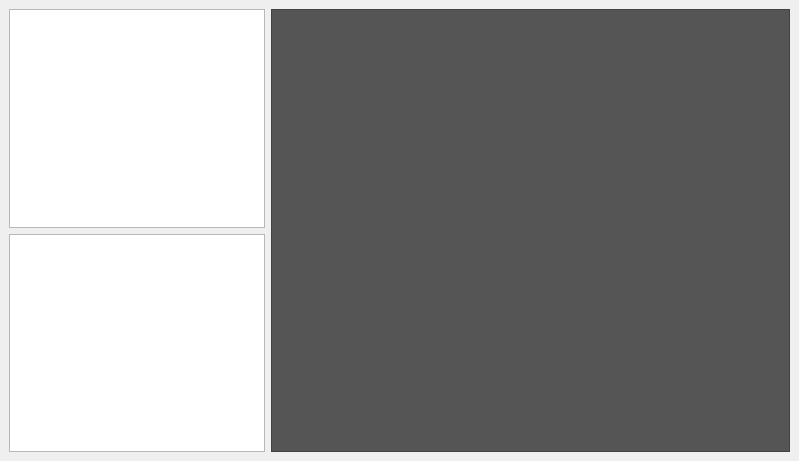
<?xml version="1.0" encoding="UTF-8"?>
<ui version="4.0">
 <class>iPhotoViewerClass</class>
 <widget class="QMainWindow" name="iPhotoViewerClass">
  <property name="geometry">
   <rect>
    <x>0</x>
    <y>0</y>
    <width>799</width>
    <height>461</height>
   </rect>
  </property>
  <property name="windowTitle">
   <string/>
  </property>
  <widget class="QWidget" name="centralwidget">
   <layout class="QHBoxLayout" name="horizontalLayout">
    <item>
     <widget class="QWidget" name="widget" native="true">
      <property name="sizePolicy">
       <sizepolicy hsizetype="Fixed" vsizetype="Preferred">
        <horstretch>0</horstretch>
        <verstretch>0</verstretch>
       </sizepolicy>
      </property>
      <layout class="QVBoxLayout" name="verticalLayout">
       <property name="margin">
        <number>0</number>
       </property>
       <item>
        <widget class="QListView" name="lstRolls"/>
       </item>
       <item>
        <widget class="QListView" name="lstAlbums">
         <property name="sizePolicy">
          <sizepolicy hsizetype="Fixed" vsizetype="Expanding">
           <horstretch>0</horstretch>
           <verstretch>0</verstretch>
          </sizepolicy>
         </property>
        </widget>
       </item>
      </layout>
     </widget>
    </item>
    <item>
     <widget class="QWidget" name="widget_2" native="true">
      <layout class="QVBoxLayout" name="verticalLayout_2">
       <property name="spacing">
        <number>0</number>
       </property>
       <property name="margin">
        <number>0</number>
       </property>
       <item>
        <widget class="QScrollArea" name="scrollArea">
         <property name="sizePolicy">
          <sizepolicy hsizetype="Expanding" vsizetype="Expanding">
           <horstretch>0</horstretch>
           <verstretch>0</verstretch>
          </sizepolicy>
         </property>
         <property name="palette">
          <palette>
           <active>
            <colorrole role="Window">
             <brush brushstyle="SolidPattern">
              <color alpha="255">
               <red>85</red>
               <green>85</green>
               <blue>85</blue>
              </color>
             </brush>
            </colorrole>
           </active>
           <inactive>
            <colorrole role="Window">
             <brush brushstyle="SolidPattern">
              <color alpha="255">
               <red>85</red>
               <green>85</green>
               <blue>85</blue>
              </color>
             </brush>
            </colorrole>
           </inactive>
           <disabled>
            <colorrole role="Window">
             <brush brushstyle="SolidPattern">
              <color alpha="255">
               <red>85</red>
               <green>85</green>
               <blue>85</blue>
              </color>
             </brush>
            </colorrole>
           </disabled>
          </palette>
         </property>
         <property name="styleSheet">
          <string notr="true"/>
         </property>
         <property name="widgetResizable">
          <bool>true</bool>
         </property>
         <widget class="QWidget" name="scrollAreaWidgetContents">
          <property name="geometry">
           <rect>
            <x>0</x>
            <y>0</y>
            <width>517</width>
            <height>420</height>
           </rect>
          </property>
         </widget>
        </widget>
       </item>
      </layout>
     </widget>
    </item>
   </layout>
  </widget>
  <widget class="QMenuBar" name="menubar">
   <property name="geometry">
    <rect>
     <x>0</x>
     <y>0</y>
     <width>799</width>
     <height>21</height>
    </rect>
   </property>
  </widget>
 </widget>
 <resources/>
 <connections/>
</ui>
